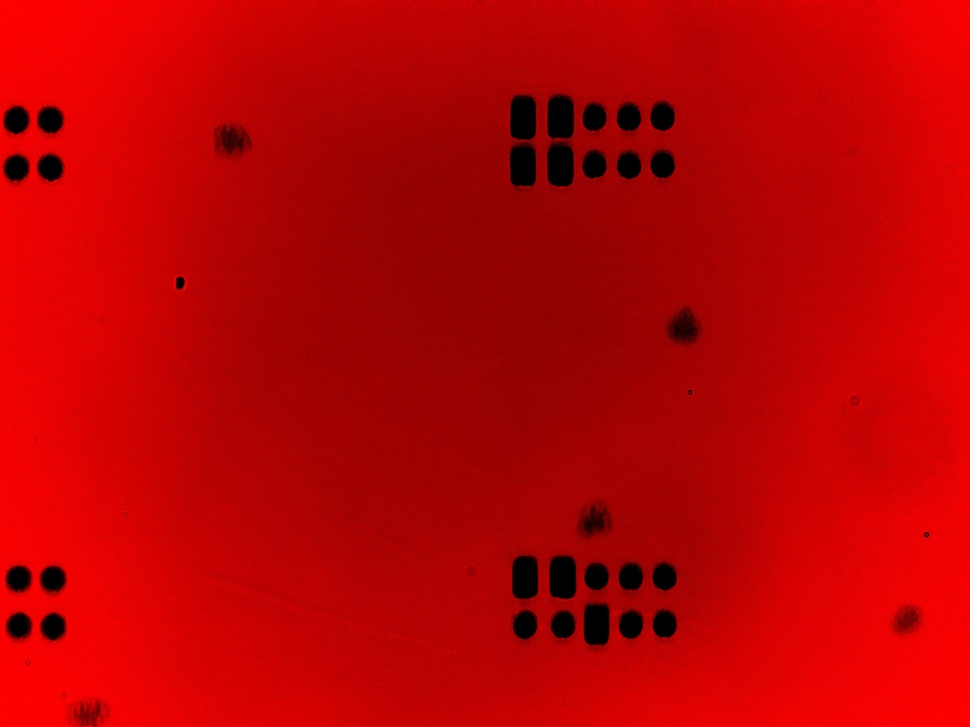
#> input picture test2.jpg, 970 x 727 px, shrunk from 4056 x 3040 before the run
$ python feature_diagnostic.py test2.jpg
#> lines starting #> are read from the running program, lines starting #| are printed output that depends on the picture; after the words box and inside, x2 and y2 are one past the last pixel; in counts of white or black regions, pixels touching at a corner belong together
"""
Feature Analysis Diagnostic Tool

Run on a captured image to extract statistics about dark features.
Outputs contour data, intensity histograms, and an annotated image.

Usage:
    python3 feature_diagnostic.py /path/to/captured_image.jpg

Outputs (saved next to input image):
    - *_annotated.jpg   — contours drawn with area labels
    - *_stats.txt       — detailed statistics
"""

import sys
import os
import numpy as np
from pathlib import Path

try:
    from PIL import Image
    HAS_PIL = True
except ImportError:
    HAS_PIL = False


def load_image(path: str) -> np.ndarray:
    """Load image as RGB numpy array."""
#> called with path = 'test2.jpg'
    if HAS_PIL:
        img = Image.open(path).convert("RGB")
#> img is the input picture: PIL image 970x727 RGB; mean R, G, B 187, 1.8, 2
        return np.array(img)
    else:
        raise ImportError("PIL/Pillow required: pip install Pillow")


def get_analysis_channel(rgb: np.ndarray) -> np.ndarray:
    """
    Pick the channel with the most dynamic range for analysis.
    For red-filtered images, this returns the red channel directly.
    """
    ranges = []
    for i, name in enumerate(["Red", "Green", "Blue"]):
        ch = rgb[:, :, i]
        r = float(ch.max()) - float(ch.min())
        ranges.append((r, i, name))

    ranges.sort(reverse=True)
    best_range, best_idx, best_name = ranges[0]
    print(f"  Using {best_name} channel for analysis (range={best_range:.0f})")
    return rgb[:, :, best_idx], best_name


# [52 lines left out: function find_contours_simple, not called in this run]


def analyze_image(path: str):
    """Main analysis function."""
    print(f"\n{'='*60}")
    print(f"Feature Diagnostic: {path}")
    print(f"{'='*60}\n")

    rgb = load_image(path)
    gray_lum = (0.2989 * rgb[:, :, 0] + 0.5870 * rgb[:, :, 1] + 0.1140 * rgb[:, :, 2]).astype(np.uint8)
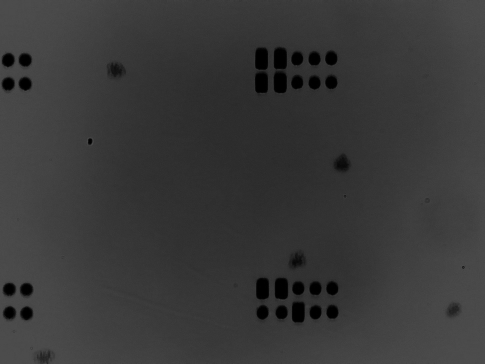
#> gray_lum: shape (727, 970) (shown at 1/2 size); min 0, max 82, mean 56.7
    h, w = rgb.shape[:2]
    print(f"Image size: {w} x {h}")
#| Image size: 970 x 727
    print(f"Channels: {rgb.shape[2] if rgb.ndim == 3 else 1}")
#| Channels: 3

    # Per-channel stats
    print(f"\n--- Per-Channel Stats ---")
    for i, name in enumerate(["Red", "Green", "Blue"]):
        ch = rgb[:, :, i]
        print(f"  {name:6s}: min={ch.min():3d}  max={ch.max():3d}  "
              f"mean={ch.mean():.1f}  std={ch.std():.1f}")
#> this loop made 3 passes
#|   Red   : min=  0  max=255  mean=187.0  std=41.8
#|   Green : min=  0  max= 27  mean=1.8  std=1.6
#|   Blue  : min=  0  max= 32  mean=2.0  std=1.8
#> pass 1, in analyze_image, `ch = rgb[:, :, i]`:
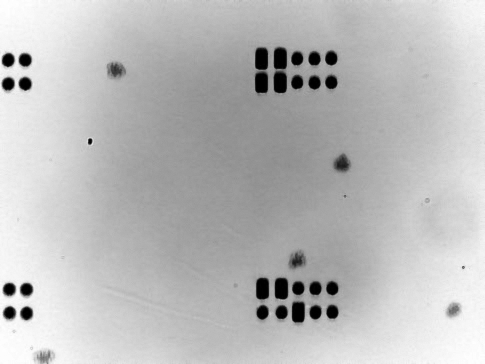
#> ch: shape (727, 970) (shown at 1/2 size); min 0, max 255, mean 187
#> pass 2, in analyze_image, `ch = rgb[:, :, i]`:
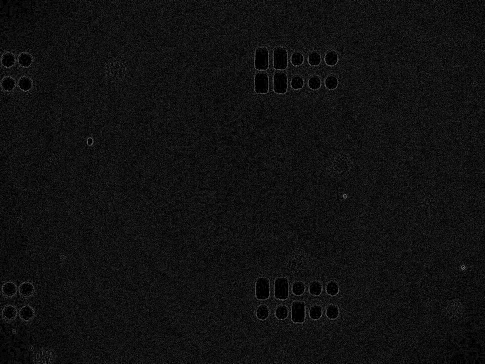
#> ch: shape (727, 970) (shown at 1/2 size); min 0, max 27, mean 1.8; drawn with min black and max white

    # Pick the best channel for analysis (red for red-filtered images)
    print()
    gray, ch_name = get_analysis_channel(rgb)
#> the loop in get_analysis_channel, `for i, name in enumerate(["Red", "Green", "Blue"]):` made 3 passes
#> r on passes 1 to 3: 255, 27, 32
#> after the loop in get_analysis_channel, `for i, name in enumerate(["Red", "Green", "Blue"]):`: ranges = [(255, 0, 'Red'), (27, 1, 'Green'), (32, 2, 'Blue')]
#> in get_analysis_channel, `best_range, best_idx, best_name = ranges[0]`: best_range = 255; best_idx = 0; best_name = 'Red'
#|   Using Red channel for analysis (range=255)
#> ch_name = 'Red'

    # ── Intensity stats on analysis channel ──
    print(f"\n--- {ch_name} Channel Intensity ---")
#| --- Red Channel Intensity ---
    print(f"  Min:    {gray.min()}")
#|   Min:    0
    print(f"  Max:    {gray.max()}")
#|   Max:    255
    print(f"  Mean:   {gray.mean():.1f}")
#|   Mean:   187.0
    print(f"  Median: {np.median(gray):.1f}")
#|   Median: 188.0
    print(f"  Std:    {gray.std():.1f}")
#|   Std:    41.8

    # ── Try multiple thresholds ──
    print(f"\n--- Threshold Analysis ---")
    print(f"  (Testing which threshold isolates features best)\n")

    # Compute histogram for guidance
    hist, bin_edges = np.histogram(gray.ravel(), bins=50)
#> hist = 50 values, max 47611 at index 30, min 353 at index 16, mean 14103.8; bin_edges = 51 values from 0 to 255
    peak_bin = np.argmax(hist)
#> peak_bin = 30
    background_level = (bin_edges[peak_bin] + bin_edges[peak_bin + 1]) / 2
#> background_level = 155.6
    print(f"  Background peak intensity: ~{background_level:.0f}")
#|   Background peak intensity: ~156

    results_by_thresh = {}

    for thresh in [30, 50, 70, 90, 110, 130, 150]:
        binary = np.where(gray < thresh, 255, 0).astype(np.uint8)
        dark_pct = np.sum(binary == 255) / (h * w) * 100

        # Quick connected-component count (simplified)
        # Just count dark pixel percentage for speed
        results_by_thresh[thresh] = dark_pct
        print(f"  Threshold < {thresh:3d}: {dark_pct:.2f}% dark pixels")
#> this loop made 7 passes
#> dark_pct on passes 1 to 7: 2.11, 2.35, 2.58, 2.79, 3.02, 3.34, 8.69
#> (printed output is left out)
#> pass 1, in analyze_image, `binary = np.where(gray < thresh, 255, 0).astype(np.uint8)`:
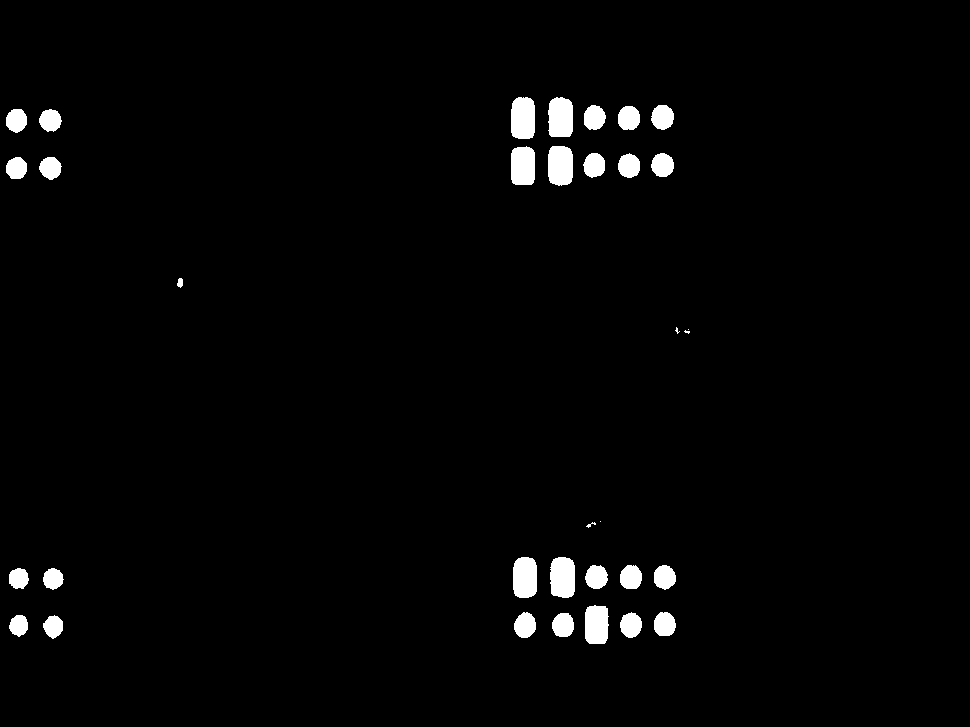
#> binary: shape (727, 970); 2.1% white; 34 white regions (4 under 20 px), largest, box (x1, y1, x2, y2) and area: (511, 97, 535, 139) 929, (550, 557, 575, 598) 919, (548, 146, 573, 186) 907
#> after the loop, results_by_thresh = {30: 2.11, 50: 2.35, 70: 2.58, 90: 2.79, 110: 3.02, 130: 3.34, 150: 8.69}

    # ── Full contour analysis at a reasonable threshold ──
    # Pick threshold where dark pixels are between 0.5% and 10%
    best_thresh = 90  # default
    for t in [50, 70, 90, 110, 130]:
        if 0.1 < results_by_thresh.get(t, 0) < 15.0:
            best_thresh = t
            break

    best_thresh = 80 #use as default

    print(f"\n--- Contour Analysis (threshold < {best_thresh}) ---")
    binary = np.where(gray < best_thresh, 255, 0).astype(np.uint8)
#> binary: shape (727, 970); 2.7% white; 33 white regions (1 under 20 px), largest, box (x1, y1, x2, y2) and area: (510, 95, 536, 140) 1053, (548, 95, 574, 139) 1042, (547, 143, 574, 186) 1037

    # Use scipy if available (much faster), otherwise pure numpy
    try:
        from scipy import ndimage
        labeled_array, num_features = ndimage.label(binary)
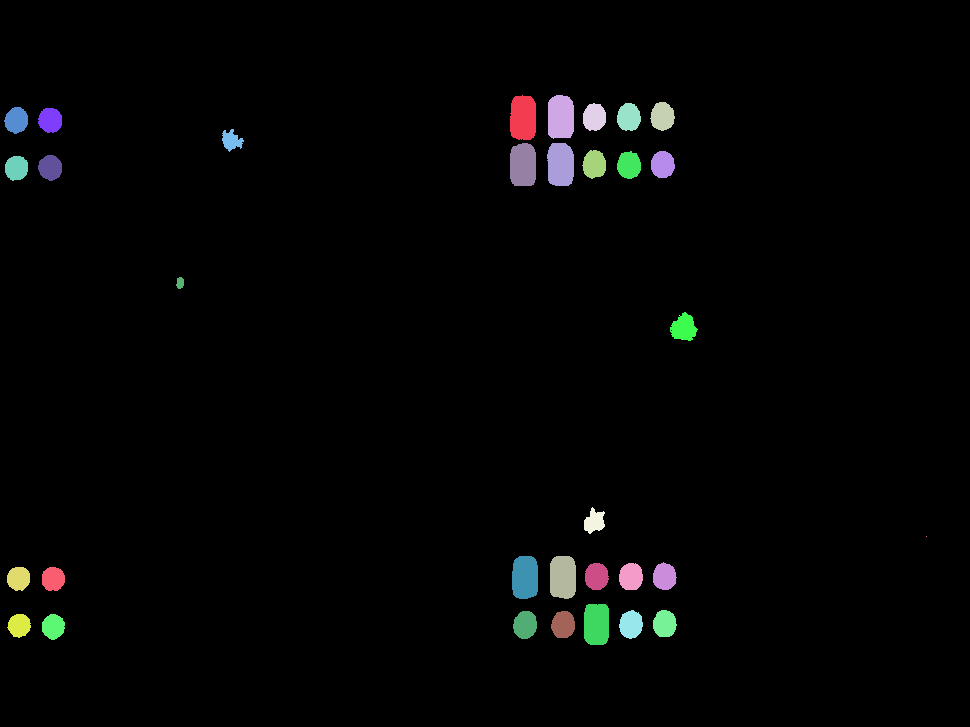
#> labeled_array: shape (727, 970) int32; 35 distinct labels, from 0 to 34; one colour per label, 0 black
#> num_features = 34
        print(f"  Using scipy.ndimage for labeling (fast)")

        contours = []
        for i in range(1, num_features + 1):
            ys, xs = np.where(labeled_array == i)
            area = len(ys)
            if area < 5:
                continue
            contours.append({
                'label': i,
                'area': area,
                'y_min': int(ys.min()),
                'y_max': int(ys.max()),
                'x_min': int(xs.min()),
                'x_max': int(xs.max()),
                'centroid_y': float(ys.mean()),
                'centroid_x': float(xs.mean()),
                'bbox_w': int(xs.max() - xs.min() + 1),
                'bbox_h': int(ys.max() - ys.min() + 1),
            })
#> this loop made 34 passes
#> area on passes 1 to 8: 1053, 1042, 546, 518, 533, 487, 481, 296
#> after the loop, contours = 32 items
    except ImportError:
        print(f"  scipy not available, using pure numpy flood fill (slower)...")
        contours, _ = find_contours_simple(binary)

    print(f"  Total contours found (area >= 5px): {len(contours)}")
#|   Total contours found (area >= 5px): 32

    if not contours:
        print("  No contours found! Try adjusting threshold.")
        return

    # ── Contour size statistics ──
    areas = [c['area'] for c in contours]
#> areas = 32 values, max 1053 at index 0, min 75 at index 15, mean 593.3
    bbox_ws = [c['bbox_w'] for c in contours]
#> bbox_ws = 32 values, max 28 at index 16, min 8 at index 15, mean 23.78
    bbox_hs = [c['bbox_h'] for c in contours]
#> bbox_hs = 32 values, max 45 at index 0, min 12 at index 15, mean 29.88

    print(f"\n--- Contour Size Distribution ---")
    print(f"  Area:   min={min(areas)}  max={max(areas)}  "
          f"mean={np.mean(areas):.0f}  median={np.median(areas):.0f}")
#|   Area:   min=75  max=1053  mean=593  median=524
    print(f"  BBox W: min={min(bbox_ws)}  max={max(bbox_ws)}  "
          f"mean={np.mean(bbox_ws):.0f}  median={np.median(bbox_ws):.0f}")
#|   BBox W: min=8  max=28  mean=24  median=24
    print(f"  BBox H: min={min(bbox_hs)}  max={max(bbox_hs)}  "
          f"mean={np.mean(bbox_hs):.0f}  median={np.median(bbox_hs):.0f}")
#|   BBox H: min=12  max=45  mean=30  median=28

    # Area histogram
    print(f"\n--- Area Histogram ---")
    area_bins = [0, 50, 100, 200, 500, 1000, 2000, 5000, 10000, 50000, 100000]
    for i in range(len(area_bins) - 1):
        count = sum(1 for a in areas if area_bins[i] <= a < area_bins[i+1])
        if count > 0:
            bar = '#' * min(count, 50)
            print(f"  {area_bins[i]:6d}-{area_bins[i+1]:6d}: {count:4d} {bar}")
#> this loop made 10 passes
#> (count, bar) on passes 2, 4, 5, 6: (1, '#'), (10, '##########'), (15, '###############'), (6, '######')
#> (printed output is left out)
    big = sum(1 for a in areas if a >= area_bins[-1])
#> big = 0
    if big > 0:
        print(f"  {area_bins[-1]:6d}+      : {big:4d} {'#' * min(big, 50)}")

    # ── Top 30 largest contours (likely features) ──
    sorted_contours = sorted(contours, key=lambda c: c['area'], reverse=True)
#> sorted_contours = 32 items
    print(f"\n--- Top 30 Largest Contours ---")
    print(f"  {'#':>3s}  {'Area':>7s}  {'BBox WxH':>10s}  {'Aspect':>6s}  "
          f"{'Centroid X':>10s}  {'Centroid Y':>10s}  {'Mean Int':>8s}")

    for i, c in enumerate(sorted_contours[:30]):
        aspect = c['bbox_w'] / max(1, c['bbox_h'])
        # Get mean intensity inside this contour's bounding box
        region = gray[c['y_min']:c['y_max']+1, c['x_min']:c['x_max']+1]
        mean_int = region.mean()

        print(f"  {i+1:3d}  {c['area']:7d}  {c['bbox_w']:4d}x{c['bbox_h']:<4d}  "
              f"{aspect:6.2f}  {c['centroid_x']:10.1f}  {c['centroid_y']:10.1f}  "
              f"{mean_int:8.1f}")
#> this loop made 30 passes
#> (aspect, mean_int) on passes 1 to 8: (0.578, 20.21), (0.591, 18.83), (0.628, 21.25), (0.605, 16.86), (0.605, 19), (0.605, 20.32), (0.61, 14.99), (0.862, 42.98)
#> (printed output is left out)
#> pass 1, in analyze_image, `region = gray[c['y_min']:c['y_max']+1, c['x_min']:c['x_max']+1]`:
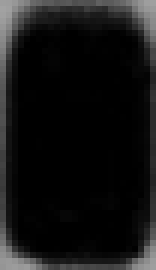
#> region: shape (45, 26) (shown 6 times larger); min 0, max 162, mean 20.2

    # ── Save annotated image ──
    out_dir = os.path.dirname(path)
    base = os.path.splitext(os.path.basename(path))[0]

    # Draw bounding boxes on a copy
    annotated = rgb.copy()
    for c in sorted_contours[:50]:
        # Draw cyan rectangle (2px thick) — visible on red images
        y1, y2 = c['y_min'], c['y_max']
        x1, x2 = c['x_min'], c['x_max']
        # Top and bottom edges
        annotated[max(0,y1-1):y1+1, x1:x2+1] = [0, 255, 255]
        annotated[y2:min(h,y2+2), x1:x2+1] = [0, 255, 255]
        # Left and right edges
        annotated[y1:y2+1, max(0,x1-1):x1+1] = [0, 255, 255]
        annotated[y1:y2+1, x2:min(w,x2+2)] = [0, 255, 255]
#> this loop made 32 passes
#> (y1, y2, x1, x2) on passes 1 to 8: (95, 139, 510, 535), (95, 138, 548, 573), (143, 185, 547, 573), (556, 598, 550, 575), (143, 185, 510, 535), (556, 598, 512, 537), (604, 644, 584, 608), (102, 130, 650, 674)
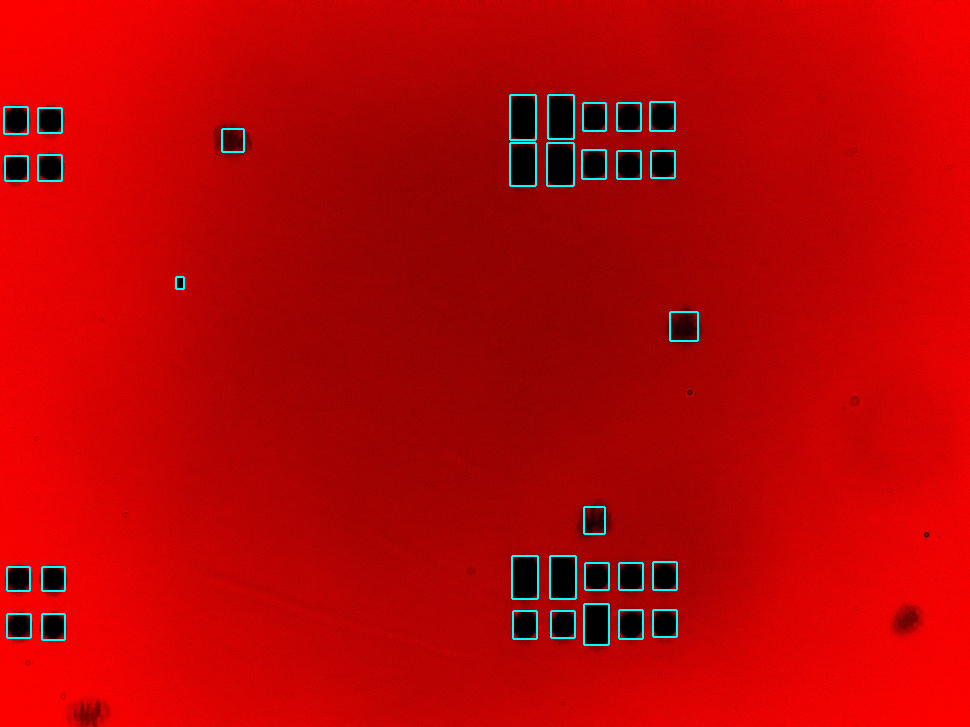
#> annotated: shape (727, 970, 3); 0.96% of pixels changed, all inside (x1, y1, x2, y2) = (3, 94, 699, 646)

    annotated_path = os.path.join(out_dir, f"{base}_annotated.jpg")
    if HAS_PIL:
        Image.fromarray(annotated).save(annotated_path, quality=95)
        print(f"\nAnnotated image saved: {annotated_path}")

    # ── Save stats to text file ──
    stats_path = os.path.join(out_dir, f"{base}_stats.txt")
    with open(stats_path, 'w') as f:
        f.write(f"Image: {path}\n")
        f.write(f"Size: {w}x{h}\n")
        f.write(f"Analysis channel: {ch_name}\n")
        f.write(f"Threshold used: < {best_thresh}\n")
        f.write(f"Total contours: {len(contours)}\n")
        f.write(f"Background intensity: ~{background_level:.0f}\n\n")

        f.write(f"{'#':>3s}  {'Area':>7s}  {'BBox WxH':>10s}  {'Aspect':>6s}  "
                f"{'CentX':>8s}  {'CentY':>8s}  {'MeanInt':>7s}\n")
        f.write("-" * 65 + "\n")

        for i, c in enumerate(sorted_contours):
            aspect = c['bbox_w'] / max(1, c['bbox_h'])
            region = gray[c['y_min']:c['y_max']+1, c['x_min']:c['x_max']+1]
            mean_int = region.mean()
            f.write(f"{i+1:3d}  {c['area']:7d}  {c['bbox_w']:4d}x{c['bbox_h']:<4d}  "
                    f"{aspect:6.2f}  {c['centroid_x']:8.1f}  {c['centroid_y']:8.1f}  "
                    f"{mean_int:7.1f}\n")
#> this loop made 32 passes

    print(f"Full stats saved: {stats_path}")
    print(f"\n{'='*60}")
    print(f"DONE. Check the annotated image to see what was detected.")
    print(f"{'='*60}\n")


if __name__ == '__main__':
    if len(sys.argv) < 2:
        print("Usage: python3 feature_diagnostic.py <image_path>")
        print("  e.g.: python3 feature_diagnostic.py ~/Desktop/Users/2025.02.26/capture.jpg")
        sys.exit(1)

    path = sys.argv[1]
    if not os.path.exists(path):
        print(f"File not found: {path}")
        sys.exit(1)

    analyze_image(path)
